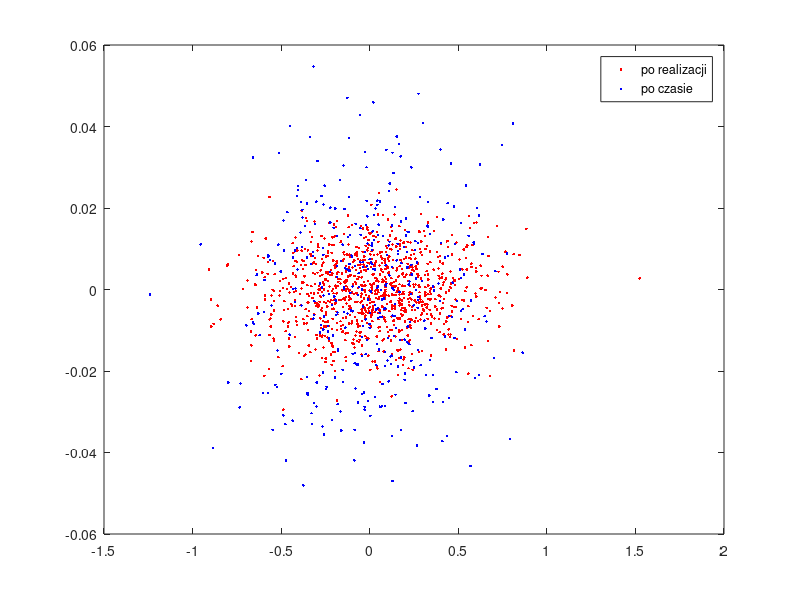
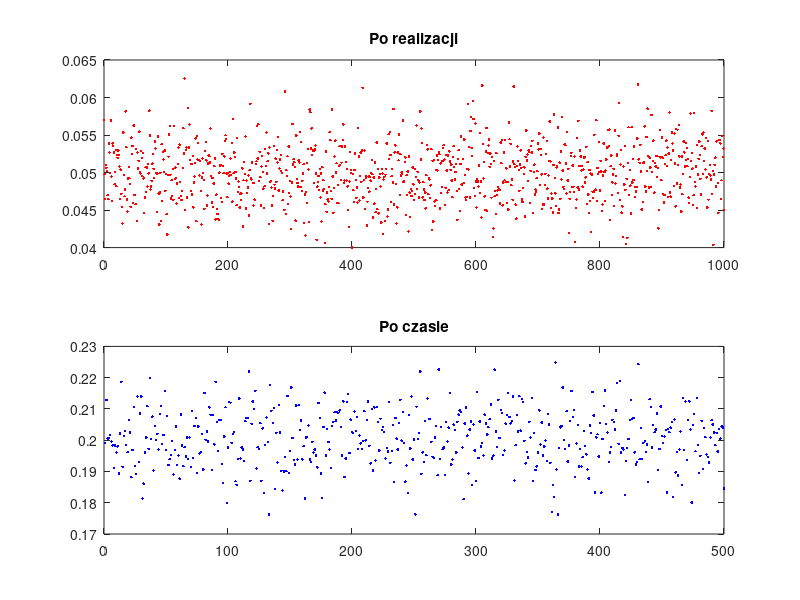

The MATLAB script that drew these images, in order: (Note: this script raises an error after producing the figures.)
close all; clear; clc;

%% wczytywanie danych + usunięcie pierwszego głupiego wiersza 
dane = importdata("StochasticProcess.mat");
lp = dane(1,:);
dane(1,:) = [];

%% wyswietlanie kilku wybranych realizacji procesu losowego
wybrane_realizacje = [7, 22, 42, 133, 313, 498];
for i = 1:length(wybrane_realizacje)
    %figure(wybrane_realizacje(i))
    %plot(dane(wybrane_realizacje(i), :));
end

%% obliczanie estymat po realizacjach
m_n_daszek = 1/size(dane, 2)*sum(dane, 1);
%o2_n_daszek = 1/size(dane, 2)*(sum(dane, 1)-m_n_daszek).^2; %to jest do wykuriwenia chyba
o2_n_daszek = 1/size(dane, 2)*sum((dane - m_n_daszek).^2, 1); %to jest lepsza wersja tego samego co wyzej

%% obliczanie estymat po czasie
m_daszek = 1/size(dane, 1)*sum(dane, 2);
o2_daszek = 1/size(dane, 1)*sum((dane - m_daszek).^2, 2);

%% wykresy - chuj wie czy dobrze w kazdym razie są tak jak w poleceniu
figure(222)
plot(dane(1,:),m_n_daszek,'r.')
hold on;
plot(dane(:,1),m_daszek,'b.');
legend('po realizacji','po czasie')
figure(223)
subplot(2,1,1)
plot(lp,o2_n_daszek,'r.')
title('Po realizacji')
subplot(2,1,2)
plot([1:500],o2_daszek,'b.');
title('Po czasie')

%% nie wiem o co chodzi z tym stacjonranym i ergodycznym procesem wiec puste to zostawiam

%% Estymaty funkcji korelacji sygnałów
Tp = 0.001;
N = 2000;
H = tf(0.1,[1 -0.9],Tp);


sigm2 = 0.64; % musi być z przedziału <0.64; 1.0>
sigm = sqrt(sigm2);

n = 1:2000;
tn = n*Tp;

e = sigm*randn(1, N);
x = skakanka(N, Tp);
y = pociag(N, Tp, e);
v = lsim(H,e,tn);

figure(333)
subplot(2,2,1)
plot(e)
title('e')
subplot(2,2,2)
plot(x)
title('x')
subplot(2,2,3)
plot(y)
title('y')
subplot(2,2,4)
plot(v)
title('v')

tau = 0:1:(N-1);

% autokorelacje i korelacje
R_ee = []; R_eeNO = [];
R_xx = []; R_xxNO = [];
R_yy = []; R_yyNO = [];
R_vv = []; R_vvNO = [];
R_xy = []; R_yx = [];

%covar - obciążony
%covarNO - niebociążony 
for i = 1:length(tau)
  R_ee = [R_ee Covar([e' e'], tau(i))];
  R_eeNO = [R_eeNO CovarNO([e' e'], tau(i))];
  R_xx = [R_xx  Covar([x' x'], tau(i))];
  R_xxNO = [R_xxNO CovarNO([x' x'], tau(i))];
  R_yy = [R_yy Covar([y' y'], tau(i))];
  R_yyNO = [R_yyNO CovarNO([y' y'], tau(i))];
  R_vv = [R_vv Covar([v v], tau(i))];
  R_vvNO = [R_vvNO CovarNO([v v], tau(i))];
  R_xy = [R_xy Covar([x' y'], tau(i))];
  R_yx = [R_yx Covar([y' x'], tau(i))];
end

%% wlasnosci W1

%zebranie z odbiciem z własności W
tau_caly = (-(N-1)):1:(N-1);
R_ee_caly = [];
R_eeNO_caly = [];
R_xx_caly = [];
R_xxNO_caly = [];
R_yy_caly = [];
R_yyNO_caly = [];
R_vv_caly = [];
R_vvNO_caly = [];
R_xy_caly = [];
R_yx_caly = [];

%odbicie symetryczne lewa strona
for i = (-N):-2
  R_ee_caly = [R_ee_caly R_ee(abs(i))];
  R_eeNO_caly = [R_eeNO_caly R_eeNO(abs(i))];
  R_xx_caly = [R_xx_caly R_xx(abs(i))];
  R_xxNO_caly = [R_xxNO_caly R_xxNO(abs(i))];
  R_yy_caly = [R_yy_caly R_yy(abs(i))];
  R_yyNO_caly = [R_yyNO_caly R_yyNO(abs(i))];
  R_vv_caly = [R_vv_caly R_vv(abs(i))];
  R_vvNO_caly = [R_vvNO_caly R_vvNO(abs(i))];
  R_xy_caly = [R_xy_caly R_xy(abs(i))];
  R_yx_caly = [R_yx_caly R_yx(abs(i))];
end

%odbicie symetryczne lewa strona plus prawa
R_ee_caly = [R_ee_caly R_ee];
R_eeNO_caly = [R_eeNO_caly R_eeNO];
R_xx_caly = [R_xx_caly R_xx];
R_xxNO_caly = [R_xxNO_caly R_xxNO];
R_yy_caly = [R_yy_caly R_yy];
R_yyNO_caly = [R_yyNO_caly R_yyNO];
R_vv_caly = [R_vv_caly R_vv];
R_vvNO_caly = [R_vvNO_caly R_vvNO];
R_xy_caly = [R_xy_caly R_xy];
R_yx_caly = [R_yx_caly R_yx];

figure(2)
subplot(2, 4, 1)
plot(tau_caly, R_ee_caly)
title('Ree')
subplot(2, 4, 5)
plot(tau_caly, R_eeNO_caly)
title('ReeNO')
subplot(2, 4, 2)
plot(tau_caly, R_xx_caly)
title('Rxx')
subplot(2, 4, 6)
plot(tau_caly, R_xxNO_caly)
title('RxxNO')
subplot(2, 4, 3)
plot(tau_caly, R_yy_caly)
title('Ryy')
subplot(2, 4, 7)
plot(tau_caly, R_yyNO_caly)
title('RyyNO')
subplot(2, 4, 4)
plot(tau_caly, R_vv_caly)
title('Rvv')
subplot(2, 4, 8)
plot(tau_caly, R_vvNO_caly)
title('RvvNO')

figure(4);
subplot(2, 1, 1)
plot(tau_caly, R_vv_caly)
title('Autokorelacja sygnału v(nTp)')
subplot(2, 1, 2)
plot(tau_caly, R_ee_caly)
title('Autokorelacja szumu białego e(nTp)')

figure(5);
subplot(2, 1, 1)
plot(tau_caly, R_xy_caly)
title('Rxy')
subplot(2, 1, 2)
plot(tau_caly, R_yx_caly)
title('Ryx')


function x = skakanka(n, tp)
    for i=1:n
        x(i) = sin(2*pi*5*i*tp); % tu ta 5 można wykurwić aby ładniejsze wykresy robiły sie
    end
end

function y = pociag(n, tp, e)
    for i=1:n
        y(i) = sin(2*pi*5*i*tp) + e(i); % tutaj to co wyżej należy zrobić
    end
end